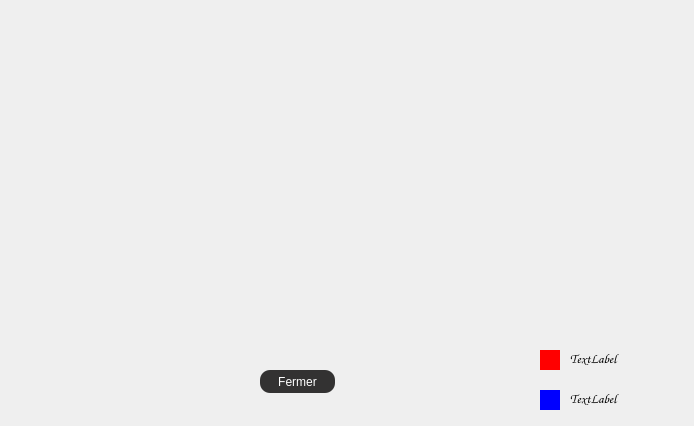
<?xml version="1.0" encoding="UTF-8"?>
<ui version="4.0">
 <class>Dialog</class>
 <widget class="QDialog" name="Dialog">
  <property name="geometry">
   <rect>
    <x>0</x>
    <y>0</y>
    <width>694</width>
    <height>426</height>
   </rect>
  </property>
  <property name="windowTitle">
   <string>Dialog</string>
  </property>
  <widget class="QPushButton" name="pushButton">
   <property name="geometry">
    <rect>
     <x>260</x>
     <y>370</y>
     <width>75</width>
     <height>23</height>
    </rect>
   </property>
   <property name="styleSheet">
    <string notr="true">QPushButton{
    color:white;
	font: 75 10pt &quot;Source Code Pro&quot;;
	font: 87 8pt &quot;Nexa Rust Sans Black 01&quot;;
    background-color: rgb(51, 50, 50);
background:  rgb(51, 50, 50);
border-radius:10px;
}
QPushButton:hover
{
color:white;

background:#b20837;
border-radius:10px;
}</string>
   </property>
   <property name="text">
    <string>Fermer</string>
   </property>
  </widget>
  <widget class="QLabel" name="label_2">
   <property name="geometry">
    <rect>
     <x>570</x>
     <y>350</y>
     <width>91</width>
     <height>16</height>
    </rect>
   </property>
   <property name="font">
    <font>
     <family>Comic Sans MS</family>
     <pointsize>10</pointsize>
    </font>
   </property>
   <property name="text">
    <string>TextLabel</string>
   </property>
  </widget>
  <widget class="QLabel" name="label_3">
   <property name="geometry">
    <rect>
     <x>570</x>
     <y>390</y>
     <width>61</width>
     <height>16</height>
    </rect>
   </property>
   <property name="font">
    <font>
     <family>Comic Sans MS</family>
     <pointsize>10</pointsize>
    </font>
   </property>
   <property name="text">
    <string>TextLabel</string>
   </property>
  </widget>
  <widget class="QWidget" name="widget_6" native="true">
   <property name="geometry">
    <rect>
     <x>540</x>
     <y>350</y>
     <width>20</width>
     <height>20</height>
    </rect>
   </property>
   <property name="styleSheet">
    <string notr="true">background-color: red;</string>
   </property>
  </widget>
  <widget class="QWidget" name="widget" native="true">
   <property name="geometry">
    <rect>
     <x>540</x>
     <y>390</y>
     <width>20</width>
     <height>20</height>
    </rect>
   </property>
   <property name="palette">
    <palette>
     <active>
      <colorrole role="WindowText">
       <brush brushstyle="SolidPattern">
        <color alpha="255">
         <red>0</red>
         <green>0</green>
         <blue>0</blue>
        </color>
       </brush>
      </colorrole>
      <colorrole role="Button">
       <brush brushstyle="SolidPattern">
        <color alpha="255">
         <red>0</red>
         <green>0</green>
         <blue>255</blue>
        </color>
       </brush>
      </colorrole>
      <colorrole role="Light">
       <brush brushstyle="SolidPattern">
        <color alpha="255">
         <red>255</red>
         <green>255</green>
         <blue>255</blue>
        </color>
       </brush>
      </colorrole>
      <colorrole role="Midlight">
       <brush brushstyle="SolidPattern">
        <color alpha="255">
         <red>255</red>
         <green>255</green>
         <blue>255</blue>
        </color>
       </brush>
      </colorrole>
      <colorrole role="Dark">
       <brush brushstyle="SolidPattern">
        <color alpha="255">
         <red>127</red>
         <green>127</green>
         <blue>127</blue>
        </color>
       </brush>
      </colorrole>
      <colorrole role="Mid">
       <brush brushstyle="SolidPattern">
        <color alpha="255">
         <red>170</red>
         <green>170</green>
         <blue>170</blue>
        </color>
       </brush>
      </colorrole>
      <colorrole role="Text">
       <brush brushstyle="SolidPattern">
        <color alpha="255">
         <red>0</red>
         <green>0</green>
         <blue>0</blue>
        </color>
       </brush>
      </colorrole>
      <colorrole role="BrightText">
       <brush brushstyle="SolidPattern">
        <color alpha="255">
         <red>255</red>
         <green>255</green>
         <blue>255</blue>
        </color>
       </brush>
      </colorrole>
      <colorrole role="ButtonText">
       <brush brushstyle="SolidPattern">
        <color alpha="255">
         <red>0</red>
         <green>0</green>
         <blue>0</blue>
        </color>
       </brush>
      </colorrole>
      <colorrole role="Base">
       <brush brushstyle="SolidPattern">
        <color alpha="255">
         <red>0</red>
         <green>0</green>
         <blue>255</blue>
        </color>
       </brush>
      </colorrole>
      <colorrole role="Window">
       <brush brushstyle="SolidPattern">
        <color alpha="255">
         <red>0</red>
         <green>0</green>
         <blue>255</blue>
        </color>
       </brush>
      </colorrole>
      <colorrole role="Shadow">
       <brush brushstyle="SolidPattern">
        <color alpha="255">
         <red>0</red>
         <green>0</green>
         <blue>0</blue>
        </color>
       </brush>
      </colorrole>
      <colorrole role="Link">
       <brush brushstyle="SolidPattern">
        <color alpha="255">
         <red>255</red>
         <green>0</green>
         <blue>0</blue>
        </color>
       </brush>
      </colorrole>
      <colorrole role="AlternateBase">
       <brush brushstyle="SolidPattern">
        <color alpha="255">
         <red>255</red>
         <green>255</green>
         <blue>255</blue>
        </color>
       </brush>
      </colorrole>
      <colorrole role="ToolTipBase">
       <brush brushstyle="SolidPattern">
        <color alpha="255">
         <red>255</red>
         <green>255</green>
         <blue>220</blue>
        </color>
       </brush>
      </colorrole>
      <colorrole role="ToolTipText">
       <brush brushstyle="SolidPattern">
        <color alpha="255">
         <red>0</red>
         <green>0</green>
         <blue>0</blue>
        </color>
       </brush>
      </colorrole>
      <colorrole role="PlaceholderText">
       <brush brushstyle="SolidPattern">
        <color alpha="128">
         <red>0</red>
         <green>0</green>
         <blue>0</blue>
        </color>
       </brush>
      </colorrole>
     </active>
     <inactive>
      <colorrole role="WindowText">
       <brush brushstyle="SolidPattern">
        <color alpha="255">
         <red>0</red>
         <green>0</green>
         <blue>0</blue>
        </color>
       </brush>
      </colorrole>
      <colorrole role="Button">
       <brush brushstyle="SolidPattern">
        <color alpha="255">
         <red>0</red>
         <green>0</green>
         <blue>255</blue>
        </color>
       </brush>
      </colorrole>
      <colorrole role="Light">
       <brush brushstyle="SolidPattern">
        <color alpha="255">
         <red>255</red>
         <green>255</green>
         <blue>255</blue>
        </color>
       </brush>
      </colorrole>
      <colorrole role="Midlight">
       <brush brushstyle="SolidPattern">
        <color alpha="255">
         <red>255</red>
         <green>255</green>
         <blue>255</blue>
        </color>
       </brush>
      </colorrole>
      <colorrole role="Dark">
       <brush brushstyle="SolidPattern">
        <color alpha="255">
         <red>127</red>
         <green>127</green>
         <blue>127</blue>
        </color>
       </brush>
      </colorrole>
      <colorrole role="Mid">
       <brush brushstyle="SolidPattern">
        <color alpha="255">
         <red>170</red>
         <green>170</green>
         <blue>170</blue>
        </color>
       </brush>
      </colorrole>
      <colorrole role="Text">
       <brush brushstyle="SolidPattern">
        <color alpha="255">
         <red>0</red>
         <green>0</green>
         <blue>0</blue>
        </color>
       </brush>
      </colorrole>
      <colorrole role="BrightText">
       <brush brushstyle="SolidPattern">
        <color alpha="255">
         <red>255</red>
         <green>255</green>
         <blue>255</blue>
        </color>
       </brush>
      </colorrole>
      <colorrole role="ButtonText">
       <brush brushstyle="SolidPattern">
        <color alpha="255">
         <red>0</red>
         <green>0</green>
         <blue>0</blue>
        </color>
       </brush>
      </colorrole>
      <colorrole role="Base">
       <brush brushstyle="SolidPattern">
        <color alpha="255">
         <red>0</red>
         <green>0</green>
         <blue>255</blue>
        </color>
       </brush>
      </colorrole>
      <colorrole role="Window">
       <brush brushstyle="SolidPattern">
        <color alpha="255">
         <red>0</red>
         <green>0</green>
         <blue>255</blue>
        </color>
       </brush>
      </colorrole>
      <colorrole role="Shadow">
       <brush brushstyle="SolidPattern">
        <color alpha="255">
         <red>0</red>
         <green>0</green>
         <blue>0</blue>
        </color>
       </brush>
      </colorrole>
      <colorrole role="Link">
       <brush brushstyle="SolidPattern">
        <color alpha="255">
         <red>255</red>
         <green>0</green>
         <blue>0</blue>
        </color>
       </brush>
      </colorrole>
      <colorrole role="AlternateBase">
       <brush brushstyle="SolidPattern">
        <color alpha="255">
         <red>255</red>
         <green>255</green>
         <blue>255</blue>
        </color>
       </brush>
      </colorrole>
      <colorrole role="ToolTipBase">
       <brush brushstyle="SolidPattern">
        <color alpha="255">
         <red>255</red>
         <green>255</green>
         <blue>220</blue>
        </color>
       </brush>
      </colorrole>
      <colorrole role="ToolTipText">
       <brush brushstyle="SolidPattern">
        <color alpha="255">
         <red>0</red>
         <green>0</green>
         <blue>0</blue>
        </color>
       </brush>
      </colorrole>
      <colorrole role="PlaceholderText">
       <brush brushstyle="SolidPattern">
        <color alpha="128">
         <red>0</red>
         <green>0</green>
         <blue>0</blue>
        </color>
       </brush>
      </colorrole>
     </inactive>
     <disabled>
      <colorrole role="WindowText">
       <brush brushstyle="SolidPattern">
        <color alpha="255">
         <red>127</red>
         <green>127</green>
         <blue>127</blue>
        </color>
       </brush>
      </colorrole>
      <colorrole role="Button">
       <brush brushstyle="SolidPattern">
        <color alpha="255">
         <red>0</red>
         <green>0</green>
         <blue>255</blue>
        </color>
       </brush>
      </colorrole>
      <colorrole role="Light">
       <brush brushstyle="SolidPattern">
        <color alpha="255">
         <red>255</red>
         <green>255</green>
         <blue>255</blue>
        </color>
       </brush>
      </colorrole>
      <colorrole role="Midlight">
       <brush brushstyle="SolidPattern">
        <color alpha="255">
         <red>255</red>
         <green>255</green>
         <blue>255</blue>
        </color>
       </brush>
      </colorrole>
      <colorrole role="Dark">
       <brush brushstyle="SolidPattern">
        <color alpha="255">
         <red>127</red>
         <green>127</green>
         <blue>127</blue>
        </color>
       </brush>
      </colorrole>
      <colorrole role="Mid">
       <brush brushstyle="SolidPattern">
        <color alpha="255">
         <red>170</red>
         <green>170</green>
         <blue>170</blue>
        </color>
       </brush>
      </colorrole>
      <colorrole role="Text">
       <brush brushstyle="SolidPattern">
        <color alpha="255">
         <red>127</red>
         <green>127</green>
         <blue>127</blue>
        </color>
       </brush>
      </colorrole>
      <colorrole role="BrightText">
       <brush brushstyle="SolidPattern">
        <color alpha="255">
         <red>255</red>
         <green>255</green>
         <blue>255</blue>
        </color>
       </brush>
      </colorrole>
      <colorrole role="ButtonText">
       <brush brushstyle="SolidPattern">
        <color alpha="255">
         <red>127</red>
         <green>127</green>
         <blue>127</blue>
        </color>
       </brush>
      </colorrole>
      <colorrole role="Base">
       <brush brushstyle="SolidPattern">
        <color alpha="255">
         <red>0</red>
         <green>0</green>
         <blue>255</blue>
        </color>
       </brush>
      </colorrole>
      <colorrole role="Window">
       <brush brushstyle="SolidPattern">
        <color alpha="255">
         <red>0</red>
         <green>0</green>
         <blue>255</blue>
        </color>
       </brush>
      </colorrole>
      <colorrole role="Shadow">
       <brush brushstyle="SolidPattern">
        <color alpha="255">
         <red>0</red>
         <green>0</green>
         <blue>0</blue>
        </color>
       </brush>
      </colorrole>
      <colorrole role="Link">
       <brush brushstyle="SolidPattern">
        <color alpha="255">
         <red>255</red>
         <green>0</green>
         <blue>0</blue>
        </color>
       </brush>
      </colorrole>
      <colorrole role="AlternateBase">
       <brush brushstyle="SolidPattern">
        <color alpha="255">
         <red>255</red>
         <green>255</green>
         <blue>255</blue>
        </color>
       </brush>
      </colorrole>
      <colorrole role="ToolTipBase">
       <brush brushstyle="SolidPattern">
        <color alpha="255">
         <red>255</red>
         <green>255</green>
         <blue>220</blue>
        </color>
       </brush>
      </colorrole>
      <colorrole role="ToolTipText">
       <brush brushstyle="SolidPattern">
        <color alpha="255">
         <red>0</red>
         <green>0</green>
         <blue>0</blue>
        </color>
       </brush>
      </colorrole>
      <colorrole role="PlaceholderText">
       <brush brushstyle="SolidPattern">
        <color alpha="128">
         <red>0</red>
         <green>0</green>
         <blue>0</blue>
        </color>
       </brush>
      </colorrole>
     </disabled>
    </palette>
   </property>
   <property name="styleSheet">
    <string notr="true">
background-color: rgb(0, 0, 255);</string>
   </property>
  </widget>
 </widget>
 <resources/>
 <connections/>
</ui>
